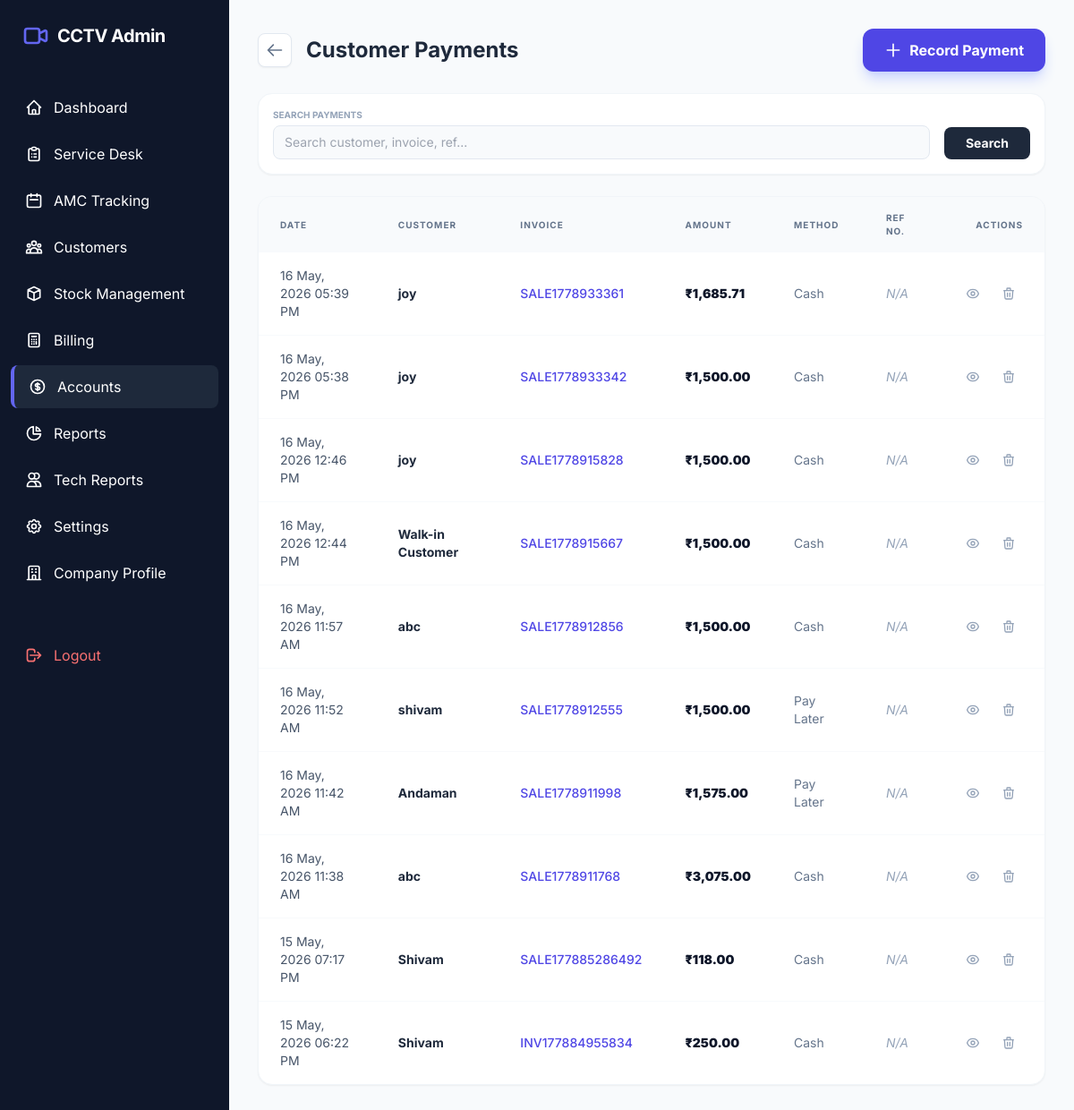
The page /admin/accounts/customer_payments.php (signed in) on the database its author committed.
### tables this page shows
CREATE TABLE `payments` (
  `id` int(11) NOT NULL,
  `customer_id` int(11) DEFAULT NULL,
  `invoice_id` int(11) DEFAULT NULL,
  `payment_date` datetime DEFAULT NULL,
  `amount` decimal(10,2) NOT NULL,
  `payment_method` enum('Cash','UPI','Bank','Pay Later') DEFAULT 'Cash',
  `reference_no` varchar(100) DEFAULT NULL,
  `notes` text DEFAULT NULL,
  `created_at` timestamp NOT NULL DEFAULT current_timestamp()
);

CREATE TABLE `customers` (
  `id` int(11) NOT NULL,
  `customer_name` varchar(150) NOT NULL,
  `phone` varchar(15) NOT NULL,
  `address` text NOT NULL,
  `due_amount` decimal(10,2) DEFAULT 0.00,
  `gst_number` varchar(20) DEFAULT NULL,
  `has_active_amc` tinyint(1) DEFAULT 0,
  `created_at` timestamp NOT NULL DEFAULT current_timestamp()
);

CREATE TABLE `invoices` (
  `id` int(11) NOT NULL,
  `complaint_id` int(11) DEFAULT NULL,
  `customer_id` int(11) DEFAULT NULL,
  `invoice_no` varchar(50) NOT NULL,
  `subtotal` decimal(10,2) DEFAULT NULL,
  `gst_amount` decimal(10,2) DEFAULT NULL,
  `grand_total` decimal(10,2) DEFAULT NULL,
  `payment_status` enum('Paid','Unpaid','Partial') DEFAULT 'Unpaid',
  `payment_method` enum('Cash','UPI','Bank','Pay Later') DEFAULT 'Cash',
  `created_at` timestamp NOT NULL DEFAULT current_timestamp(),
  `gst_mode` enum('Inclusive','Exclusive') DEFAULT 'Exclusive'
);

### admin/accounts/customer_payments.php (the view, shortened to what this page needs)
<?php
require_once '../../includes/db_connect.php';
$search = $_GET['search'] ?? '';
$query = "SELECT p.*, c.customer_name, i.invoice_no
          FROM payments p
          JOIN customers c ON p.customer_id = c.id
          LEFT JOIN invoices i ON p.invoice_id = i.id
          WHERE 1=1";
$params = [];
$limit = 10;
$page = isset($_GET['p']) ? (int)$_GET['p'] : 1;
$offset = ($page - 1) * $limit;
$query .= " ORDER BY p.payment_date DESC, p.id DESC LIMIT $limit OFFSET $offset";
$stmt = $pdo->prepare($query);
$stmt->execute($params);
$payments = $stmt->fetchAll();
require_once '../../includes/header.php';
?>
<div class="space-y-6">
    <div class="flex flex-col md:flex-row justify-between items-start md:items-center gap-4">
        <div class="flex items-center gap-4">
            <a href="index.php" class="p-2 bg-white border border-slate-200 rounded-lg text-slate-500 hover:text-indigo-600 transition shadow-sm">
                <svg xmlns="http://www.w3.org/2000/svg" class="h-5 w-5" fill="none" viewBox="0 0 24 24" stroke="currentColor"><path stroke-linecap="round" stroke-linejoin="round" stroke-width="2" d="M10 19l-7-7m0 0l7-7m-7 7h18" /></svg>
            </a>
            <h1 class="text-2xl font-bold text-slate-800">Customer Payments</h1>
        </div>
        <button onclick="openModal()" class="bg-indigo-600 text-white px-6 py-3 rounded-xl font-bold hover:bg-indigo-700 transition shadow-lg shadow-indigo-200 flex items-center gap-2">
            <svg xmlns="http://www.w3.org/2000/svg" class="h-5 w-5" fill="none" viewBox="0 0 24 24" stroke="currentColor"><path stroke-linecap="round" stroke-linejoin="round" stroke-width="2" d="M12 4v16m8-8H4" /></svg>
            Record Payment
        </button>
    </div>
    <form class="bg-white p-4 rounded-2xl border border-slate-100 shadow-sm flex gap-4 items-end">
        <div class="flex-1">
            <label class="block text-[10px] font-bold text-slate-400 uppercase mb-1">Search Payments</label>
            <input type="text" name="search" value="<?php echo htmlspecialchars($search); ?>" placeholder="Search customer, invoice, ref..." class="w-full bg-slate-50 border border-slate-200 rounded-lg px-3 py-2 text-sm outline-none focus:ring-2 focus:ring-indigo-500">
        </div>
        <button type="submit" class="bg-slate-800 text-white px-6 py-2 rounded-lg text-sm font-bold hover:bg-slate-900 transition">Search</button>
    </form>
    <div class="bg-white rounded-2xl border border-slate-100 shadow-sm overflow-hidden">
        <div class="overflow-x-auto">
            <table class="w-full text-left">
                <thead>
                    <tr class="bg-slate-50 text-slate-500 text-[10px] uppercase tracking-widest font-bold">
                        <th class="px-6 py-4">Date</th>
                        <th class="px-6 py-4">Customer</th>
                        <th class="px-6 py-4">Invoice</th>
                        <th class="px-6 py-4">Amount</th>
                        <th class="px-6 py-4">Method</th>
                        <th class="px-6 py-4">Ref No.</th>
                        <th class="px-6 py-4 text-right">Actions</th>
                    </tr>
                </thead>
                <tbody class="divide-y divide-slate-50">
                    <?php if (empty($payments)): ?>
                        <tr><td colspan="7" class="px-6 py-12 text-center text-slate-400">No payment records found.</td></tr>
                    <?php else: ?>
                        <?php foreach ($payments as $p): ?>
                        <tr class="hover:bg-slate-50/50 transition">
                            <td class="px-6 py-4 text-sm text-slate-600"><?php echo date('d M, Y h:i A', strtotime($p['payment_date'])); ?></td>
                            <td class="px-6 py-4 text-sm font-bold text-slate-800"><?php echo htmlspecialchars($p['customer_name']); ?></td>
                            <td class="px-6 py-4 text-sm text-indigo-600 font-medium"><?php echo htmlspecialchars($p['invoice_no'] ?: 'Direct Payment'); ?></td>
                            <td class="px-6 py-4 text-sm font-black text-slate-900">₹<?php echo number_format($p['amount'], 2); ?></td>
                            <td class="px-6 py-4 text-sm text-slate-500"><?php echo htmlspecialchars($p['payment_method']); ?></td>
                            <td class="px-6 py-4 text-sm text-slate-400 italic"><?php echo htmlspecialchars($p['reference_no'] ?: 'N/A'); ?></td>
                            <td class="px-6 py-4 text-right">
                                <div class="flex justify-end gap-2">
                                    <button onclick='editPayment(<?php echo json_encode($p); ?>)' class="p-2 text-slate-400 hover:text-indigo-600 hover:bg-indigo-50 rounded-lg transition">
                                    </button>
                                    <a href="?delete=<?php echo $p['id']; ?>" onclick="return confirm('Are you sure?')" class="p-2 text-slate-400 hover:text-rose-600 hover:bg-rose-50 rounded-lg transition">
                                        <svg xmlns="http://www.w3.org/2000/svg" class="h-4 w-4" fill="none" viewBox="0 0 24 24" stroke="currentColor"><path stroke-linecap="round" stroke-linejoin="round" stroke-width="2" d="M19 7l-.867 12.142A2 2 0 0116.138 21H7.862a2 2 0 01-1.995-1.858L5 7m5 4v6m4-6v6m1-10V4a1 1 0 00-1-1h-4a1 1 0 00-1 1v3M4 7h16" /></svg>
                                    </a>
                                </div>
                            </td>
                        </tr>
                        <?php endforeach; ?>
                    <?php endif; ?>
                </tbody>
            </table>
        </div>
    </div>
</div>
<?php require_once '../../includes/footer.php'; ?>

### includes/header.php (style rules this page uses)
body { font-family: 'Inter', sans-serif; }

### rows shown on the page
payments: payment_date "16 May, 2026 05:39 PM", customer.customer_name "joy", invoice.invoice_no "SALE1778933361", amount "1,685.71", payment_method "Cash", reference_no "N/A"
payments: payment_date "16 May, 2026 05:38 PM", customer.customer_name "joy", invoice.invoice_no "SALE1778933342", amount "1,500.00", payment_method "Cash", reference_no "N/A"
payments: payment_date "16 May, 2026 12:46 PM", customer.customer_name "joy", invoice.invoice_no "SALE1778915828", amount "1,500.00", payment_method "Cash", reference_no "N/A"
payments: payment_date "16 May, 2026 12:44 PM", customer.customer_name "Walk-in Customer", invoice.invoice_no "SALE1778915667", amount "1,500.00", payment_method "Cash", reference_no "N/A"
payments: payment_date "16 May, 2026 11:57 AM", customer.customer_name "abc", invoice.invoice_no "SALE1778912856", amount "1,500.00", payment_method "Cash", reference_no "N/A"
payments: payment_date "16 May, 2026 11:52 AM", customer.customer_name "shivam", invoice.invoice_no "SALE1778912555", amount "1,500.00", payment_method "Pay Later", reference_no "N/A"
payments: payment_date "16 May, 2026 11:42 AM", customer.customer_name "Andaman", invoice.invoice_no "SALE1778911998", amount "1,575.00", payment_method "Pay Later", reference_no "N/A"
payments: payment_date "16 May, 2026 11:38 AM", customer.customer_name "abc", invoice.invoice_no "SALE1778911768", amount "3,075.00", payment_method "Cash", reference_no "N/A"
payments: payment_date "15 May, 2026 07:17 PM", customer.customer_name "Shivam", invoice.invoice_no "SALE177885286492", amount "118.00", payment_method "Cash", reference_no "N/A"
payments: payment_date "15 May, 2026 06:22 PM", customer.customer_name "Shivam", invoice.invoice_no "INV177884955834", amount "250.00", payment_method "Cash", reference_no "N/A"
